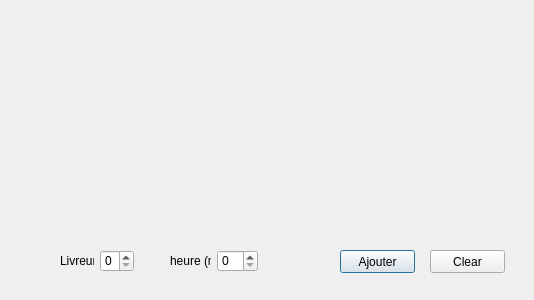
<?xml version="1.0" encoding="UTF-8"?>
<ui version="4.0">
 <class>Dialogdiagramme</class>
 <widget class="QDialog" name="Dialogdiagramme">
  <property name="geometry">
   <rect>
    <x>0</x>
    <y>0</y>
    <width>534</width>
    <height>300</height>
   </rect>
  </property>
  <property name="windowTitle">
   <string>Dialog</string>
  </property>
  <widget class="QCustomPlot" name="plot" native="true">
   <property name="geometry">
    <rect>
     <x>40</x>
     <y>30</y>
     <width>461</width>
     <height>191</height>
    </rect>
   </property>
  </widget>
  <widget class="QPushButton" name="add">
   <property name="geometry">
    <rect>
     <x>340</x>
     <y>250</y>
     <width>75</width>
     <height>23</height>
    </rect>
   </property>
   <property name="text">
    <string>Ajouter</string>
   </property>
  </widget>
  <widget class="QPushButton" name="clear">
   <property name="geometry">
    <rect>
     <x>430</x>
     <y>250</y>
     <width>75</width>
     <height>23</height>
    </rect>
   </property>
   <property name="text">
    <string>Clear</string>
   </property>
  </widget>
  <widget class="QWidget" name="">
   <property name="geometry">
    <rect>
     <x>170</x>
     <y>250</y>
     <width>88</width>
     <height>22</height>
    </rect>
   </property>
   <layout class="QHBoxLayout" name="horizontalLayout">
    <item>
     <widget class="QLabel" name="label_y">
      <property name="text">
       <string>heure (m)</string>
      </property>
     </widget>
    </item>
    <item>
     <widget class="QSpinBox" name="spinBox_y"/>
    </item>
   </layout>
  </widget>
  <widget class="QWidget" name="">
   <property name="geometry">
    <rect>
     <x>60</x>
     <y>250</y>
     <width>74</width>
     <height>22</height>
    </rect>
   </property>
   <layout class="QHBoxLayout" name="horizontalLayout_2">
    <item>
     <widget class="QLabel" name="label">
      <property name="text">
       <string>Livreur</string>
      </property>
     </widget>
    </item>
    <item>
     <widget class="QSpinBox" name="spinBox_x"/>
    </item>
   </layout>
  </widget>
 </widget>
 <customwidgets>
  <customwidget>
   <class>QCustomPlot</class>
   <extends>QWidget</extends>
   <header>qcustomplot.h</header>
   <container>1</container>
  </customwidget>
 </customwidgets>
 <resources/>
 <connections/>
</ui>
